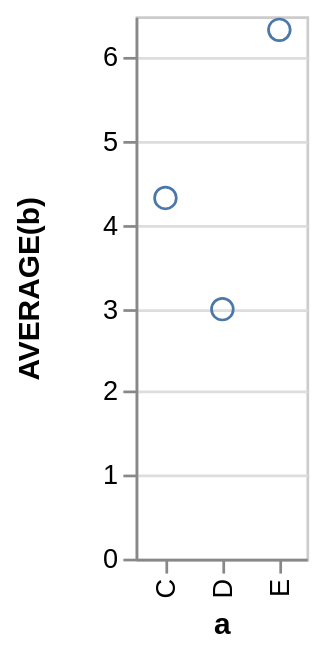

Describe this chart as a Vega-Lite specification.
### Vega specification from a JSON file in a GitHub repository (floating-point values rounded to 4 significant figures)
{"$schema": "https://vega.github.io/schema/vega/v3.0.json", "autosize": "pad", "padding": 5, "encode": {"update": {"stroke": {"value": "#ccc"}, "fill": {"value": "transparent"}}}, "data": [{"name": "source_0", "values": [{"a": "C", "b": 2}, {"a": "C", "b": 7}, {"a": "C", "b": 4}, {"a": "D", "b": 1}, {"a": "D", "b": 2}, {"a": "D", "b": 6}, {"a": "E", "b": 8}, {"a": "E", "b": 4}, {"a": "E", "b": 7}]}, {"name": "data_0", "source": "source_0", "transform": [{"type": "formula", "expr": "toNumber(datum[\"b\"])", "as": "b"}, {"type": "aggregate", "groupby": ["a"], "ops": ["average"], "fields": ["b"], "as": ["average_b"]}]}], "signals": [{"name": "x_step", "value": 21}, {"name": "width", "update": "bandspace(domain('x').length, 1, 0.5) * x_step"}, {"name": "height", "update": "200"}], "marks": [{"name": "marks", "type": "symbol", "role": "point", "from": {"data": "data_0"}, "encode": {"update": {"x": {"scale": "x", "field": "a"}, "y": {"scale": "y", "field": "average_b"}, "stroke": {"value": "#4c78a8"}, "fill": {"value": "transparent"}}}}], "scales": [{"name": "x", "type": "point", "domain": {"data": "data_0", "field": "a", "sort": true}, "range": {"step": {"signal": "x_step"}}, "round": true, "padding": 0.5}, {"name": "y", "type": "linear", "domain": {"data": "data_0", "field": "average_b"}, "range": [{"signal": "height"}, 0], "round": true, "nice": true, "zero": true}], "axes": [{"scale": "x", "orient": "bottom", "title": "a", "zindex": 1, "encode": {"labels": {"update": {"angle": {"value": 270}, "align": {"value": "right"}, "baseline": {"value": "middle"}}}}}, {"scale": "y", "labelOverlap": true, "orient": "left", "tickCount": {"signal": "ceil(height/40)"}, "title": "AVERAGE(b)", "zindex": 1}, {"scale": "y", "domain": false, "grid": true, "labels": false, "maxExtent": 0, "minExtent": 0, "orient": "left", "tickCount": {"signal": "ceil(height/40)"}, "ticks": false, "zindex": 0, "gridScale": "x"}], "config": {"axis": {"domainColor": "#888", "tickColor": "#888"}, "axisY": {"minExtent": 30}}}
